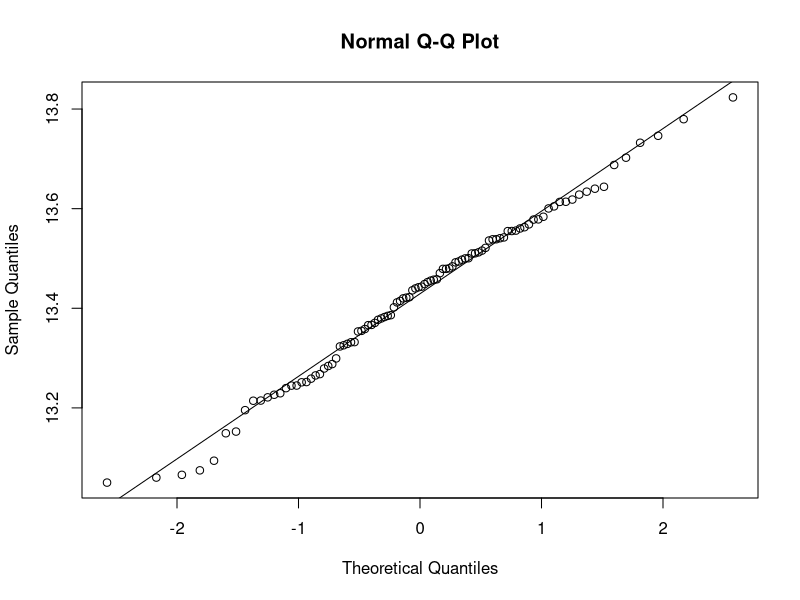

Reproduce this figure in R. (Note: this script raises an error after producing the figure.)
# Kian Frawley 4/26/24 
# Below are the calculations for Math327 R Assignment Question 10
set.seed(123)#Set the seed for reproducibility

#Parameters for the distro
mean_X <- 8.5
sd_X <- 0.2
mean_Y <- 21.2
sd_Y <- 0.3


n_simulations <- 100#Number of sims

#Simulate values of X and Y
X <- rnorm(n_simulations, mean = mean_X, sd = sd_X)
Y <- rnorm(n_simulations, mean = mean_Y, sd = sd_Y)


P <- sqrt(X * Y)#Calc intermediate pressure P
mean(P)
results <- data.frame(X = X, Y = Y, P = P)#Store results in a data frame for convenience
std_dev_P <- sd(results$P)#Calculate the standard deviation of P directly
std_dev_P

qqnorm(results$P)#Construct a normal probability plot
qqline(results$P)#Add a reference line 

n <- length(results$P)#Number of simulations
critical_value <- qnorm(0.975)#Critical value (for 95% confidence interval) 
margin_of_error <- critical_value*std_dev_P/sqrt(n)#Margin of error

#Confidence interval
lower_bound <- mean_P - margin_of_error
upper_bound <- mean_P + margin_of_error
mean(P)
std_dev_P
print(paste("95% Confidence Interval: (", lower_bound, ",", upper_bound, ")"))

hist(results$P, main = "Histogram of Simulated P Values", xlab = "P")#Generate a histogram of P 